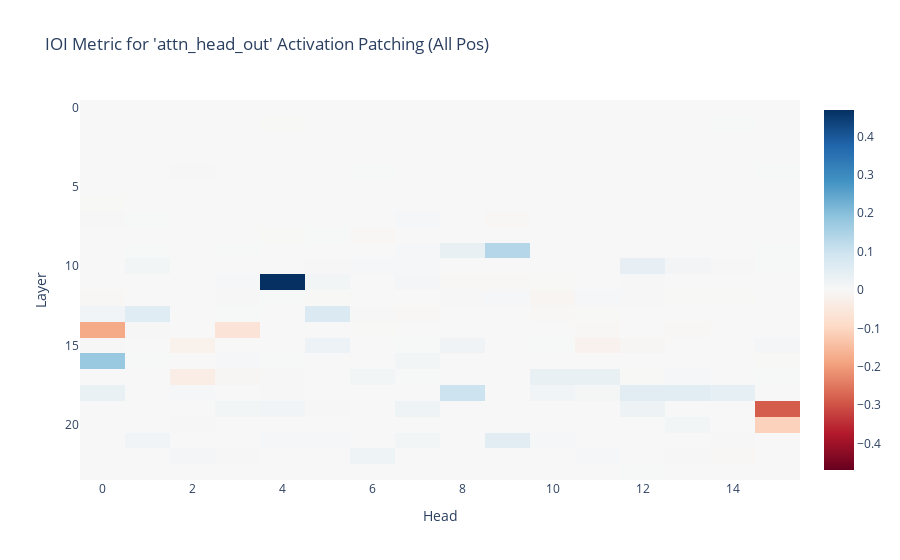

The notebook cell saved with this chart:
### Markdown cell above
Unlike with Pythia without dropout, here we see that no one head can recover performance. L7H4, L7H6, and L8H9 show the biggest performance recovery.

Interestingly, only one of these (L8H9) was in our NMH candidate list above.

### Code cell
attn_head_out_all_pos_act_patch_results = patching.get_act_patch_attn_head_out_all_pos(model, corrupted_tokens, clean_cache, ioi_metric)
imshow(attn_head_out_all_pos_act_patch_results, 
       yaxis="Layer", 
       xaxis="Head", 
       title="IOI Metric for 'attn_head_out' Activation Patching (All Pos)")

### Figure 1 — Plotly figure (JSON) as saved in the notebook; plotly's stock layout.template omitted (floating-point values rounded to 4 significant figures; data arrays with more than 128 entries replaced by an {"elided": "..."} marker saying what was removed)
{"data": [{"coloraxis": "coloraxis", "hovertemplate": "x: %{x}<br>y: %{y}<br>color: %{z}<extra></extra>", "name": "0", "type": "heatmap", "xaxis": "x", "yaxis": "y", "z": {"elided": "24x16 float values"}}], "layout": {"coloraxis": {"cmid": 0, "colorscale": [[0, "rgb(103,0,31)"], [0.1, "rgb(178,24,43)"], [0.2, "rgb(214,96,77)"], [0.3, "rgb(244,165,130)"], [0.4, "rgb(253,219,199)"], [0.5, "rgb(247,247,247)"], [0.6, "rgb(209,229,240)"], [0.7, "rgb(146,197,222)"], [0.8, "rgb(67,147,195)"], [0.9, "rgb(33,102,172)"], [1, "rgb(5,48,97)"]]}, "title": {"text": "IOI Metric for 'attn_head_out' Activation Patching (All Pos)"}, "xaxis": {"anchor": "y", "domain": [0, 1], "title": {"text": "Head"}}, "yaxis": {"anchor": "x", "autorange": "reversed", "domain": [0, 1], "title": {"text": "Layer"}}}}
